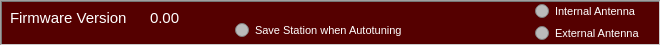
   <widget class="QFrame" name="frame_9">
    <property name="geometry">
     <rect>
      <x>5</x>
      <y>0</y>
      <width>661</width>
      <height>46</height>
     </rect>
    </property>
    <property name="palette">
     <palette>
      <active>
       <colorrole role="Base">
        <brush brushstyle="SolidPattern">
         <color alpha="255">
          <red>255</red>
          <green>255</green>
          <blue>255</blue>
         </color>
        </brush>
       </colorrole>
       <colorrole role="Window">
        <brush brushstyle="SolidPattern">
         <color alpha="255">
          <red>85</red>
          <green>0</green>
          <blue>0</blue>
         </color>
        </brush>
       </colorrole>
      </active>
      <inactive>
       <colorrole role="Base">
        <brush brushstyle="SolidPattern">
         <color alpha="255">
          <red>255</red>
          <green>255</green>
          <blue>255</blue>
         </color>
        </brush>
       </colorrole>
       <colorrole role="Window">
        <brush brushstyle="SolidPattern">
         <color alpha="255">
          <red>85</red>
          <green>0</green>
          <blue>0</blue>
         </color>
        </brush>
       </colorrole>
      </inactive>
      <disabled>
       <colorrole role="Base">
        <brush brushstyle="SolidPattern">
         <color alpha="255">
          <red>85</red>
          <green>0</green>
          <blue>0</blue>
         </color>
        </brush>
       </colorrole>
       <colorrole role="Window">
        <brush brushstyle="SolidPattern">
         <color alpha="255">
          <red>85</red>
          <green>0</green>
          <blue>0</blue>
         </color>
        </brush>
       </colorrole>
      </disabled>
     </palette>
    </property>
    <property name="autoFillBackground">
     <bool>true</bool>
    </property>
    <property name="frameShape">
     <enum>QFrame::WinPanel</enum>
    </property>
    <property name="frameShadow">
     <enum>QFrame::Sunken</enum>
    </property>
    <widget class="QRadioButton" name="ExternalAntenna">
     <property name="geometry">
      <rect>
       <x>535</x>
       <y>25</y>
       <width>121</width>
       <height>16</height>
      </rect>
     </property>
     <property name="palette">
      <palette>
       <active>
        <colorrole role="WindowText">
         <brush brushstyle="SolidPattern">
          <color alpha="255">
           <red>255</red>
           <green>255</green>
           <blue>255</blue>
          </color>
         </brush>
        </colorrole>
        <colorrole role="Text">
         <brush brushstyle="SolidPattern">
          <color alpha="255">
           <red>85</red>
           <green>0</green>
           <blue>0</blue>
          </color>
         </brush>
        </colorrole>
        <colorrole role="ButtonText">
         <brush brushstyle="SolidPattern">
          <color alpha="255">
           <red>0</red>
           <green>0</green>
           <blue>255</blue>
          </color>
         </brush>
        </colorrole>
        <colorrole role="Base">
         <brush brushstyle="SolidPattern">
          <color alpha="255">
           <red>187</red>
           <green>187</green>
           <blue>187</blue>
          </color>
         </brush>
        </colorrole>
        <colorrole role="Window">
         <brush brushstyle="SolidPattern">
          <color alpha="255">
           <red>187</red>
           <green>187</green>
           <blue>187</blue>
          </color>
         </brush>
        </colorrole>
        <colorrole role="Shadow">
         <brush brushstyle="SolidPattern">
          <color alpha="255">
           <red>118</red>
           <green>116</green>
           <blue>114</blue>
          </color>
         </brush>
        </colorrole>
        <colorrole role="Highlight">
         <brush brushstyle="SolidPattern">
          <color alpha="255">
           <red>48</red>
           <green>140</green>
           <blue>198</blue>
          </color>
         </brush>
        </colorrole>
       </active>
       <inactive>
        <colorrole role="WindowText">
         <brush brushstyle="SolidPattern">
          <color alpha="255">
           <red>255</red>
           <green>255</green>
           <blue>255</blue>
          </color>
         </brush>
        </colorrole>
        <colorrole role="Text">
         <brush brushstyle="SolidPattern">
          <color alpha="255">
           <red>85</red>
           <green>0</green>
           <blue>0</blue>
          </color>
         </brush>
        </colorrole>
        <colorrole role="ButtonText">
         <brush brushstyle="SolidPattern">
          <color alpha="255">
           <red>0</red>
           <green>0</green>
           <blue>255</blue>
          </color>
         </brush>
        </colorrole>
        <colorrole role="Base">
         <brush brushstyle="SolidPattern">
          <color alpha="255">
           <red>187</red>
           <green>187</green>
           <blue>187</blue>
          </color>
         </brush>
        </colorrole>
        <colorrole role="Window">
         <brush brushstyle="SolidPattern">
          <color alpha="255">
           <red>187</red>
           <green>187</green>
           <blue>187</blue>
          </color>
         </brush>
        </colorrole>
        <colorrole role="Shadow">
         <brush brushstyle="SolidPattern">
          <color alpha="255">
           <red>118</red>
           <green>116</green>
           <blue>114</blue>
          </color>
         </brush>
        </colorrole>
        <colorrole role="Highlight">
         <brush brushstyle="SolidPattern">
          <color alpha="255">
           <red>48</red>
           <green>140</green>
           <blue>198</blue>
          </color>
         </brush>
        </colorrole>
       </inactive>
       <disabled>
        <colorrole role="WindowText">
         <brush brushstyle="SolidPattern">
          <color alpha="255">
           <red>190</red>
           <green>190</green>
           <blue>190</blue>
          </color>
         </brush>
        </colorrole>
        <colorrole role="Text">
         <brush brushstyle="SolidPattern">
          <color alpha="255">
           <red>0</red>
           <green>0</green>
           <blue>255</blue>
          </color>
         </brush>
        </colorrole>
        <colorrole role="ButtonText">
         <brush brushstyle="SolidPattern">
          <color alpha="255">
           <red>0</red>
           <green>0</green>
           <blue>255</blue>
          </color>
         </brush>
        </colorrole>
        <colorrole role="Base">
         <brush brushstyle="SolidPattern">
          <color alpha="255">
           <red>187</red>
           <green>187</green>
           <blue>176</blue>
          </color>
         </brush>
        </colorrole>
        <colorrole role="Window">
         <brush brushstyle="SolidPattern">
          <color alpha="255">
           <red>214</red>
           <green>214</green>
           <blue>214</blue>
          </color>
         </brush>
        </colorrole>
        <colorrole role="Shadow">
         <brush brushstyle="SolidPattern">
          <color alpha="255">
           <red>214</red>
           <green>214</green>
           <blue>214</blue>
          </color>
         </brush>
        </colorrole>
        <colorrole role="Highlight">
         <brush brushstyle="SolidPattern">
          <color alpha="255">
           <red>214</red>
           <green>214</green>
           <blue>214</blue>
          </color>
         </brush>
        </colorrole>
       </disabled>
      </palette>
     </property>
     <property name="font">
      <font>
       <pointsize>8</pointsize>
       <weight>50</weight>
       <bold>false</bold>
      </font>
     </property>
     <property name="text">
      <string>External Antenna</string>
     </property>
     <property name="autoExclusive">
      <bool>true</bool>
     </property>
    </widget>
    <widget class="QRadioButton" name="InternalAntenna">
     <property name="geometry">
      <rect>
       <x>535</x>
       <y>3</y>
       <width>116</width>
       <height>16</height>
      </rect>
     </property>
     <property name="palette">
      <palette>
       <active>
        <colorrole role="WindowText">
         <brush brushstyle="SolidPattern">
          <color alpha="255">
           <red>255</red>
           <green>255</green>
           <blue>255</blue>
          </color>
         </brush>
        </colorrole>
        <colorrole role="Text">
         <brush brushstyle="SolidPattern">
          <color alpha="255">
           <red>85</red>
           <green>0</green>
           <blue>0</blue>
          </color>
         </brush>
        </colorrole>
        <colorrole role="ButtonText">
         <brush brushstyle="SolidPattern">
          <color alpha="255">
           <red>0</red>
           <green>0</green>
           <blue>255</blue>
          </color>
         </brush>
        </colorrole>
        <colorrole role="Base">
         <brush brushstyle="SolidPattern">
          <color alpha="255">
           <red>187</red>
           <green>187</green>
           <blue>187</blue>
          </color>
         </brush>
        </colorrole>
        <colorrole role="Window">
         <brush brushstyle="SolidPattern">
          <color alpha="255">
           <red>187</red>
           <green>187</green>
           <blue>187</blue>
          </color>
         </brush>
        </colorrole>
        <colorrole role="Shadow">
         <brush brushstyle="SolidPattern">
          <color alpha="255">
           <red>118</red>
           <green>116</green>
           <blue>114</blue>
          </color>
         </brush>
        </colorrole>
        <colorrole role="Highlight">
         <brush brushstyle="SolidPattern">
          <color alpha="255">
           <red>48</red>
           <green>140</green>
           <blue>198</blue>
          </color>
         </brush>
        </colorrole>
       </active>
       <inactive>
        <colorrole role="WindowText">
         <brush brushstyle="SolidPattern">
          <color alpha="255">
           <red>255</red>
           <green>255</green>
           <blue>255</blue>
          </color>
         </brush>
        </colorrole>
        <colorrole role="Text">
         <brush brushstyle="SolidPattern">
          <color alpha="255">
           <red>85</red>
           <green>0</green>
           <blue>0</blue>
          </color>
         </brush>
        </colorrole>
        <colorrole role="ButtonText">
         <brush brushstyle="SolidPattern">
          <color alpha="255">
           <red>0</red>
           <green>0</green>
           <blue>255</blue>
          </color>
         </brush>
        </colorrole>
        <colorrole role="Base">
         <brush brushstyle="SolidPattern">
          <color alpha="255">
           <red>187</red>
           <green>187</green>
           <blue>187</blue>
          </color>
         </brush>
        </colorrole>
        <colorrole role="Window">
         <brush brushstyle="SolidPattern">
          <color alpha="255">
           <red>187</red>
           <green>187</green>
           <blue>187</blue>
          </color>
         </brush>
        </colorrole>
        <colorrole role="Shadow">
         <brush brushstyle="SolidPattern">
          <color alpha="255">
           <red>118</red>
           <green>116</green>
           <blue>114</blue>
          </color>
         </brush>
        </colorrole>
        <colorrole role="Highlight">
         <brush brushstyle="SolidPattern">
          <color alpha="255">
           <red>48</red>
           <green>140</green>
           <blue>198</blue>
          </color>
         </brush>
        </colorrole>
       </inactive>
       <disabled>
        <colorrole role="WindowText">
         <brush brushstyle="SolidPattern">
          <color alpha="255">
           <red>190</red>
           <green>190</green>
           <blue>190</blue>
          </color>
         </brush>
        </colorrole>
        <colorrole role="Text">
         <brush brushstyle="SolidPattern">
          <color alpha="255">
           <red>214</red>
           <green>214</green>
           <blue>214</blue>
          </color>
         </brush>
        </colorrole>
        <colorrole role="ButtonText">
         <brush brushstyle="SolidPattern">
          <color alpha="255">
           <red>214</red>
           <green>214</green>
           <blue>214</blue>
          </color>
         </brush>
        </colorrole>
        <colorrole role="Base">
         <brush brushstyle="SolidPattern">
          <color alpha="255">
           <red>187</red>
           <green>187</green>
           <blue>176</blue>
          </color>
         </brush>
        </colorrole>
        <colorrole role="Window">
         <brush brushstyle="SolidPattern">
          <color alpha="255">
           <red>214</red>
           <green>214</green>
           <blue>214</blue>
          </color>
         </brush>
        </colorrole>
        <colorrole role="Shadow">
         <brush brushstyle="SolidPattern">
          <color alpha="255">
           <red>214</red>
           <green>214</green>
           <blue>214</blue>
          </color>
         </brush>
        </colorrole>
        <colorrole role="Highlight">
         <brush brushstyle="SolidPattern">
          <color alpha="255">
           <red>214</red>
           <green>214</green>
           <blue>214</blue>
          </color>
         </brush>
        </colorrole>
       </disabled>
      </palette>
     </property>
     <property name="font">
      <font>
       <pointsize>8</pointsize>
       <weight>50</weight>
       <bold>false</bold>
      </font>
     </property>
     <property name="text">
      <string>Internal Antenna</string>
     </property>
     <property name="autoExclusive">
      <bool>true</bool>
     </property>
    </widget>
    <widget class="QLabel" name="label">
     <property name="geometry">
      <rect>
       <x>10</x>
       <y>10</y>
       <width>136</width>
       <height>16</height>
      </rect>
     </property>
     <property name="palette">
      <palette>
       <active>
        <colorrole role="WindowText">
         <brush brushstyle="SolidPattern">
          <color alpha="255">
           <red>255</red>
           <green>255</green>
           <blue>255</blue>
          </color>
         </brush>
        </colorrole>
        <colorrole role="Text">
         <brush brushstyle="SolidPattern">
          <color alpha="255">
           <red>255</red>
           <green>255</green>
           <blue>255</blue>
          </color>
         </brush>
        </colorrole>
       </active>
       <inactive>
        <colorrole role="WindowText">
         <brush brushstyle="SolidPattern">
          <color alpha="255">
           <red>255</red>
           <green>255</green>
           <blue>255</blue>
          </color>
         </brush>
        </colorrole>
        <colorrole role="Text">
         <brush brushstyle="SolidPattern">
          <color alpha="255">
           <red>255</red>
           <green>255</green>
           <blue>255</blue>
          </color>
         </brush>
        </colorrole>
       </inactive>
       <disabled>
        <colorrole role="WindowText">
         <brush brushstyle="SolidPattern">
          <color alpha="255">
           <red>190</red>
           <green>190</green>
           <blue>190</blue>
          </color>
         </brush>
        </colorrole>
        <colorrole role="Text">
         <brush brushstyle="SolidPattern">
          <color alpha="255">
           <red>190</red>
           <green>190</green>
           <blue>190</blue>
          </color>
         </brush>
        </colorrole>
       </disabled>
      </palette>
     </property>
     <property name="font">
      <font>
       <pointsize>11</pointsize>
      </font>
     </property>
     <property name="text">
      <string>Firmware Version</string>
     </property>
    </widget>
    <widget class="QLabel" name="FirmwareVersion">
     <property name="geometry">
      <rect>
       <x>150</x>
       <y>5</y>
       <width>86</width>
       <height>26</height>
      </rect>
     </property>
     <property name="palette">
      <palette>
       <active>
        <colorrole role="WindowText">
         <brush brushstyle="SolidPattern">
          <color alpha="255">
           <red>255</red>
           <green>255</green>
           <blue>255</blue>
          </color>
         </brush>
        </colorrole>
        <colorrole role="Text">
         <brush brushstyle="SolidPattern">
          <color alpha="255">
           <red>255</red>
           <green>255</green>
           <blue>255</blue>
          </color>
         </brush>
        </colorrole>
       </active>
       <inactive>
        <colorrole role="WindowText">
         <brush brushstyle="SolidPattern">
          <color alpha="255">
           <red>255</red>
           <green>255</green>
           <blue>255</blue>
          </color>
         </brush>
        </colorrole>
        <colorrole role="Text">
         <brush brushstyle="SolidPattern">
          <color alpha="255">
           <red>255</red>
           <green>255</green>
           <blue>255</blue>
          </color>
         </brush>
        </colorrole>
       </inactive>
       <disabled>
        <colorrole role="WindowText">
         <brush brushstyle="SolidPattern">
          <color alpha="255">
           <red>190</red>
           <green>190</green>
           <blue>190</blue>
          </color>
         </brush>
        </colorrole>
        <colorrole role="Text">
         <brush brushstyle="SolidPattern">
          <color alpha="255">
           <red>190</red>
           <green>190</green>
           <blue>190</blue>
          </color>
         </brush>
        </colorrole>
       </disabled>
      </palette>
     </property>
     <property name="font">
      <font>
       <pointsize>11</pointsize>
      </font>
     </property>
     <property name="text">
      <string>0.00</string>
     </property>
    </widget>
    <widget class="QRadioButton" name="radioButtonRememberStation">
     <property name="geometry">
      <rect>
       <x>235</x>
       <y>15</y>
       <width>196</width>
       <height>31</height>
      </rect>
     </property>
     <property name="palette">
      <palette>
       <active>
        <colorrole role="WindowText">
         <brush brushstyle="SolidPattern">
          <color alpha="255">
           <red>255</red>
           <green>255</green>
           <blue>255</blue>
          </color>
         </brush>
        </colorrole>
        <colorrole role="Text">
         <brush brushstyle="SolidPattern">
          <color alpha="255">
           <red>0</red>
           <green>0</green>
           <blue>255</blue>
          </color>
         </brush>
        </colorrole>
        <colorrole role="ButtonText">
         <brush brushstyle="SolidPattern">
          <color alpha="255">
           <red>0</red>
           <green>0</green>
           <blue>255</blue>
          </color>
         </brush>
        </colorrole>
        <colorrole role="Base">
         <brush brushstyle="SolidPattern">
          <color alpha="255">
           <red>187</red>
           <green>187</green>
           <blue>187</blue>
          </color>
         </brush>
        </colorrole>
        <colorrole role="Window">
         <brush brushstyle="SolidPattern">
          <color alpha="255">
           <red>187</red>
           <green>187</green>
           <blue>187</blue>
          </color>
         </brush>
        </colorrole>
        <colorrole role="Shadow">
         <brush brushstyle="SolidPattern">
          <color alpha="255">
           <red>118</red>
           <green>116</green>
           <blue>114</blue>
          </color>
         </brush>
        </colorrole>
        <colorrole role="Highlight">
         <brush brushstyle="SolidPattern">
          <color alpha="255">
           <red>48</red>
           <green>140</green>
           <blue>198</blue>
          </color>
         </brush>
        </colorrole>
       </active>
       <inactive>
        <colorrole role="WindowText">
         <brush brushstyle="SolidPattern">
          <color alpha="255">
           <red>255</red>
           <green>255</green>
           <blue>255</blue>
          </color>
         </brush>
        </colorrole>
        <colorrole role="Text">
         <brush brushstyle="SolidPattern">
          <color alpha="255">
           <red>0</red>
           <green>0</green>
           <blue>255</blue>
          </color>
         </brush>
        </colorrole>
        <colorrole role="ButtonText">
         <brush brushstyle="SolidPattern">
          <color alpha="255">
           <red>0</red>
           <green>0</green>
           <blue>255</blue>
          </color>
         </brush>
        </colorrole>
        <colorrole role="Base">
         <brush brushstyle="SolidPattern">
          <color alpha="255">
           <red>187</red>
           <green>187</green>
           <blue>187</blue>
          </color>
         </brush>
        </colorrole>
        <colorrole role="Window">
         <brush brushstyle="SolidPattern">
          <color alpha="255">
           <red>187</red>
           <green>187</green>
           <blue>187</blue>
          </color>
         </brush>
        </colorrole>
        <colorrole role="Shadow">
         <brush brushstyle="SolidPattern">
          <color alpha="255">
           <red>118</red>
           <green>116</green>
           <blue>114</blue>
          </color>
         </brush>
        </colorrole>
        <colorrole role="Highlight">
         <brush brushstyle="SolidPattern">
          <color alpha="255">
           <red>48</red>
           <green>140</green>
           <blue>198</blue>
          </color>
         </brush>
        </colorrole>
       </inactive>
       <disabled>
        <colorrole role="WindowText">
         <brush brushstyle="SolidPattern">
          <color alpha="255">
           <red>190</red>
           <green>190</green>
           <blue>190</blue>
          </color>
         </brush>
        </colorrole>
        <colorrole role="Text">
         <brush brushstyle="SolidPattern">
          <color alpha="255">
           <red>0</red>
           <green>0</green>
           <blue>255</blue>
          </color>
         </brush>
        </colorrole>
        <colorrole role="ButtonText">
         <brush brushstyle="SolidPattern">
          <color alpha="255">
           <red>0</red>
           <green>0</green>
           <blue>255</blue>
          </color>
         </brush>
        </colorrole>
        <colorrole role="Base">
         <brush brushstyle="SolidPattern">
          <color alpha="255">
           <red>187</red>
           <green>187</green>
           <blue>176</blue>
          </color>
         </brush>
        </colorrole>
        <colorrole role="Window">
         <brush brushstyle="SolidPattern">
          <color alpha="255">
           <red>214</red>
           <green>214</green>
           <blue>214</blue>
          </color>
         </brush>
        </colorrole>
        <colorrole role="Shadow">
         <brush brushstyle="SolidPattern">
          <color alpha="255">
           <red>214</red>
           <green>214</green>
           <blue>214</blue>
          </color>
         </brush>
        </colorrole>
        <colorrole role="Highlight">
         <brush brushstyle="SolidPattern">
          <color alpha="255">
           <red>214</red>
           <green>214</green>
           <blue>214</blue>
          </color>
         </brush>
        </colorrole>
       </disabled>
      </palette>
     </property>
     <property name="font">
      <font>
       <pointsize>8</pointsize>
      </font>
     </property>
     <property name="focusPolicy">
      <enum>Qt::NoFocus</enum>
     </property>
     <property name="text">
      <string>Save Station when Autotuning</string>
     </property>
     <property name="autoExclusive">
      <bool>false</bool>
     </property>
    </widget>
   </widget>
